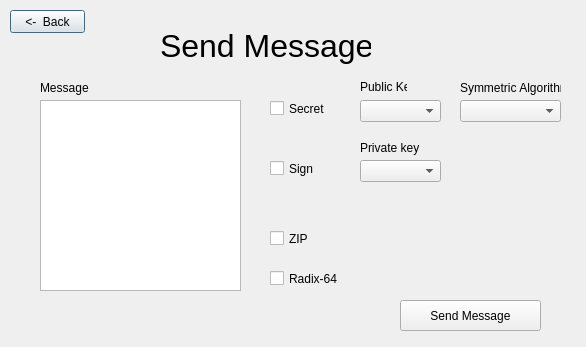
<?xml version="1.0" encoding="UTF-8"?>
<ui version="4.0">
 <class>Dialog</class>
 <widget class="QDialog" name="Dialog">
  <property name="geometry">
   <rect>
    <x>0</x>
    <y>0</y>
    <width>586</width>
    <height>347</height>
   </rect>
  </property>
  <property name="windowTitle">
   <string>Send Message</string>
  </property>
  <widget class="QLabel" name="label">
   <property name="geometry">
    <rect>
     <x>160</x>
     <y>20</y>
     <width>211</width>
     <height>51</height>
    </rect>
   </property>
   <property name="font">
    <font>
     <pointsize>24</pointsize>
    </font>
   </property>
   <property name="text">
    <string>Send Message</string>
   </property>
  </widget>
  <widget class="QPlainTextEdit" name="messageTB">
   <property name="geometry">
    <rect>
     <x>40</x>
     <y>100</y>
     <width>201</width>
     <height>191</height>
    </rect>
   </property>
  </widget>
  <widget class="QLabel" name="label_2">
   <property name="geometry">
    <rect>
     <x>40</x>
     <y>80</y>
     <width>61</width>
     <height>16</height>
    </rect>
   </property>
   <property name="text">
    <string>Message</string>
   </property>
  </widget>
  <widget class="QCheckBox" name="secretCB">
   <property name="geometry">
    <rect>
     <x>270</x>
     <y>100</y>
     <width>70</width>
     <height>17</height>
    </rect>
   </property>
   <property name="text">
    <string>Secret</string>
   </property>
  </widget>
  <widget class="QCheckBox" name="signCB">
   <property name="geometry">
    <rect>
     <x>270</x>
     <y>160</y>
     <width>70</width>
     <height>17</height>
    </rect>
   </property>
   <property name="text">
    <string>Sign</string>
   </property>
  </widget>
  <widget class="QCheckBox" name="ZIPCB">
   <property name="geometry">
    <rect>
     <x>270</x>
     <y>230</y>
     <width>70</width>
     <height>17</height>
    </rect>
   </property>
   <property name="text">
    <string>ZIP</string>
   </property>
  </widget>
  <widget class="QCheckBox" name="R64CB">
   <property name="geometry">
    <rect>
     <x>270</x>
     <y>270</y>
     <width>70</width>
     <height>17</height>
    </rect>
   </property>
   <property name="text">
    <string>Radix-64</string>
   </property>
  </widget>
  <widget class="QComboBox" name="publicKeyComboBox">
   <property name="geometry">
    <rect>
     <x>360</x>
     <y>100</y>
     <width>81</width>
     <height>22</height>
    </rect>
   </property>
  </widget>
  <widget class="QComboBox" name="symAlgoComboBox">
   <property name="geometry">
    <rect>
     <x>460</x>
     <y>100</y>
     <width>101</width>
     <height>22</height>
    </rect>
   </property>
  </widget>
  <widget class="QComboBox" name="privatekeyComboBox">
   <property name="geometry">
    <rect>
     <x>360</x>
     <y>160</y>
     <width>81</width>
     <height>22</height>
    </rect>
   </property>
  </widget>
  <widget class="QLabel" name="label_3">
   <property name="geometry">
    <rect>
     <x>360</x>
     <y>80</y>
     <width>47</width>
     <height>13</height>
    </rect>
   </property>
   <property name="text">
    <string>Public Keys</string>
   </property>
  </widget>
  <widget class="QLabel" name="label_4">
   <property name="geometry">
    <rect>
     <x>460</x>
     <y>80</y>
     <width>101</width>
     <height>16</height>
    </rect>
   </property>
   <property name="text">
    <string>Symmetric Algorithm</string>
   </property>
  </widget>
  <widget class="QPushButton" name="backButton">
   <property name="geometry">
    <rect>
     <x>10</x>
     <y>10</y>
     <width>75</width>
     <height>23</height>
    </rect>
   </property>
   <property name="text">
    <string>&lt;-  Back</string>
   </property>
  </widget>
  <widget class="QPushButton" name="sendMessage">
   <property name="geometry">
    <rect>
     <x>400</x>
     <y>300</y>
     <width>141</width>
     <height>31</height>
    </rect>
   </property>
   <property name="text">
    <string>Send Message</string>
   </property>
  </widget>
  <widget class="QLabel" name="label_5">
   <property name="geometry">
    <rect>
     <x>360</x>
     <y>140</y>
     <width>61</width>
     <height>16</height>
    </rect>
   </property>
   <property name="text">
    <string>Private key</string>
   </property>
  </widget>
 </widget>
 <resources/>
 <connections/>
</ui>
